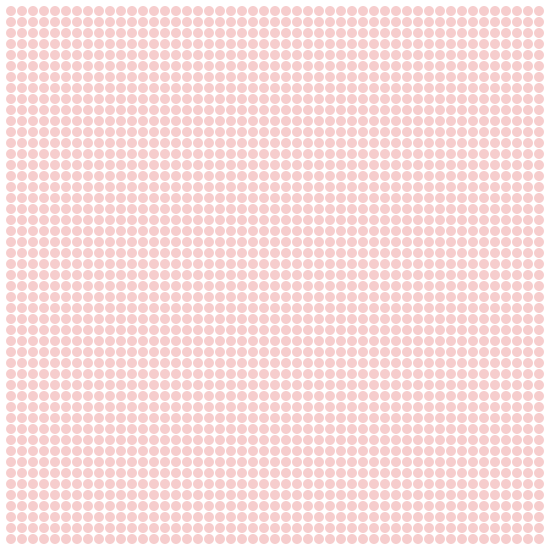
Frame 1 (no input)
Frame 60 (the mouse pressed at the canvas centre just before this capture): identical to frame 1, image omitted
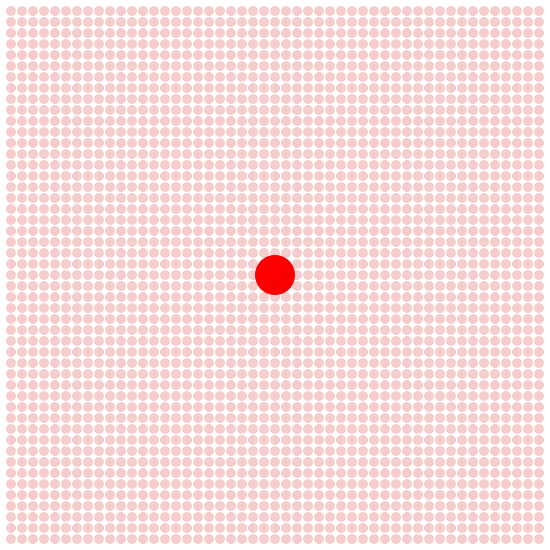
Frame 120 (the mouse held since frame 60 and released just before this capture)

The Processing sketch that drew these frames (run headless with seeded random() and noise(); from frame 60 on, the mouse is pressed at the canvas centre):

// Processing sketch: processing_56759
// ── processing_56759.pde

float t;



void setup()

{ 
  size(550, 550);
  smooth();
}




void draw()
{
  background(255);
  noStroke();
  
  
  

  
  



 for (int i=1; i<50; i++) 
  {
    for (int j=1; j<50; j++) 
    {
      int x = i*11;
      int y = j*11;
      int d = 10;

      
      
      if (sourisTouche(x, y, d))
      {  
        if (mousePressed)
        {  
           fill(255,0,0);
           
           ellipse(mouseX, mouseY, 40, 40);
         }
         
        else  circle(x, y, 30);
      } 
      
     else
     
     {
      fill(210, 0, 0, 50);
      }
      
      
      ellipse(i*11, j*11, 10, 10);
    }
  }


}





boolean sourisTouche(int x, int y, int d) 
{
  float r= d/2.0;
  float distance = dist(x, y, mouseX, mouseY);

  if (distance<r) return true; 
  else return false;
}

/*
void mousePressed()
{
  color c=get(mouseX, mouseY);

  if (red(c)>0)
    circle(mouseX, mouseY);
}
*/

void circle(float a, float b, float r)

{

  if (t<TWO_PI)

  {
    t+=0.8;
  }

  else

  { 
    t=0.0;
  }


  //float r=20.0;

  //in an x–y cartesian coordinate system, the circle with 
  //centre coordinates (a, b) and radius r is the set of all points (x, y) 

  float x=a+r*cos(t);
  float y=b+r*sin(t);
  
      
  fill(255, 0, 0);
  
  
  ellipse(x, y, 10, 10);
}


void keyReleased()
{
  
  
  
  
}
  
